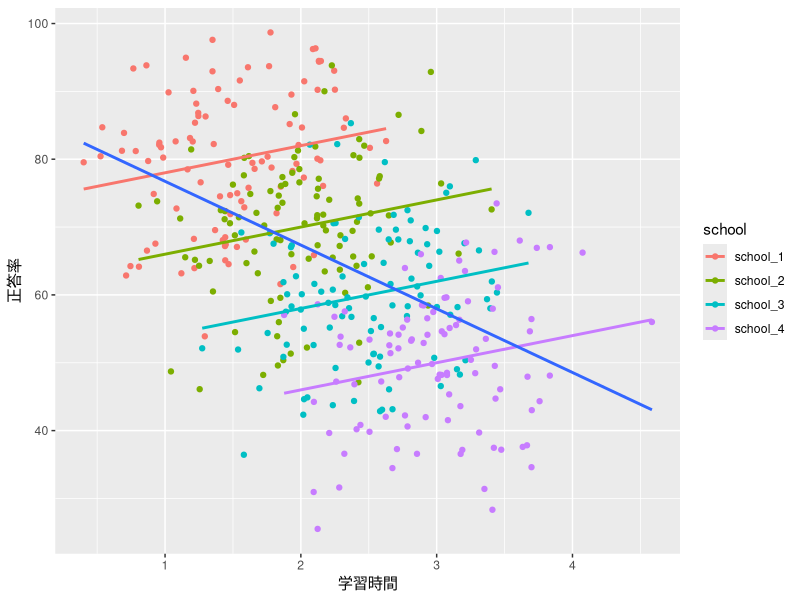
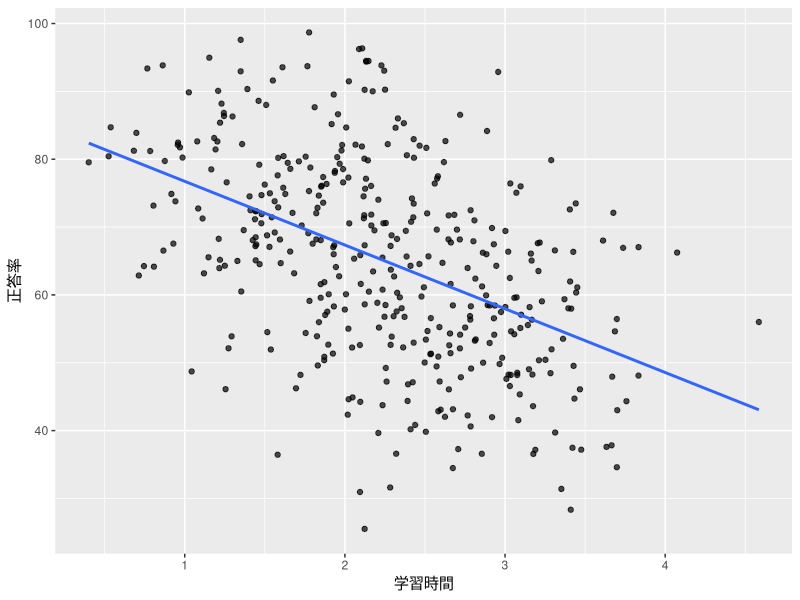
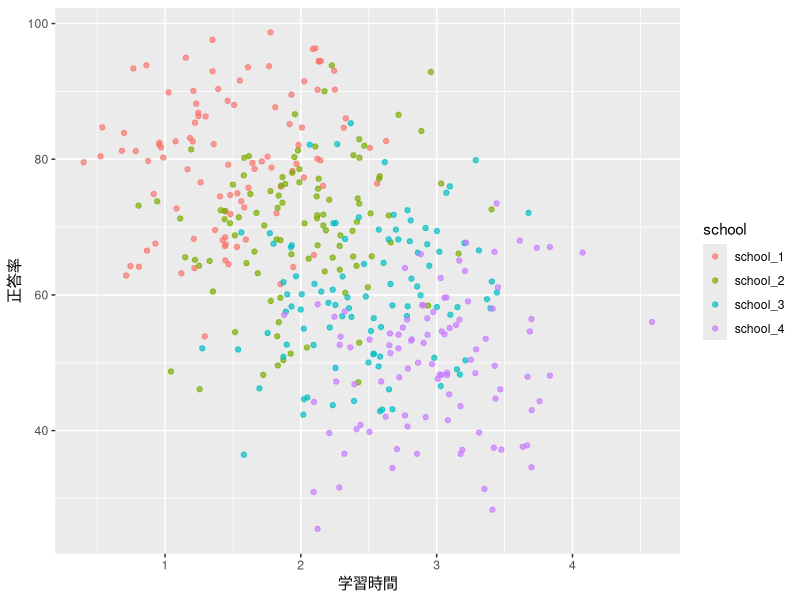
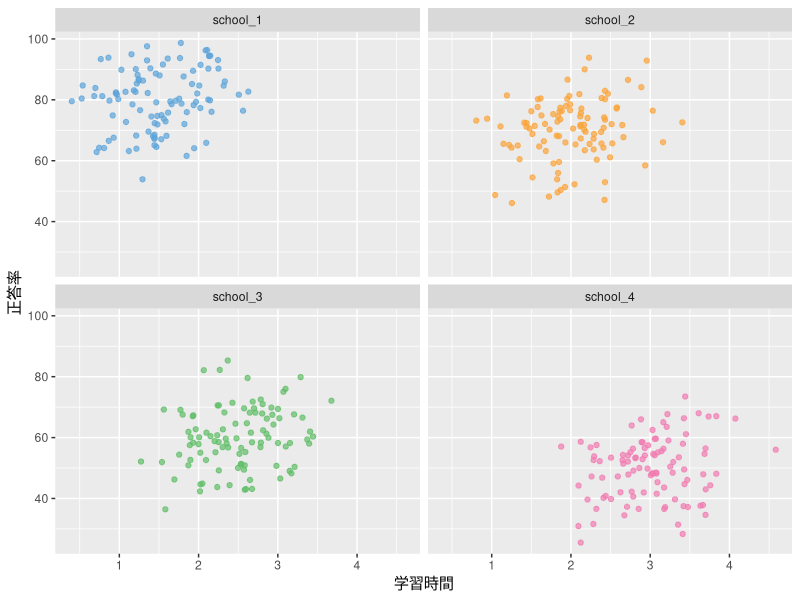
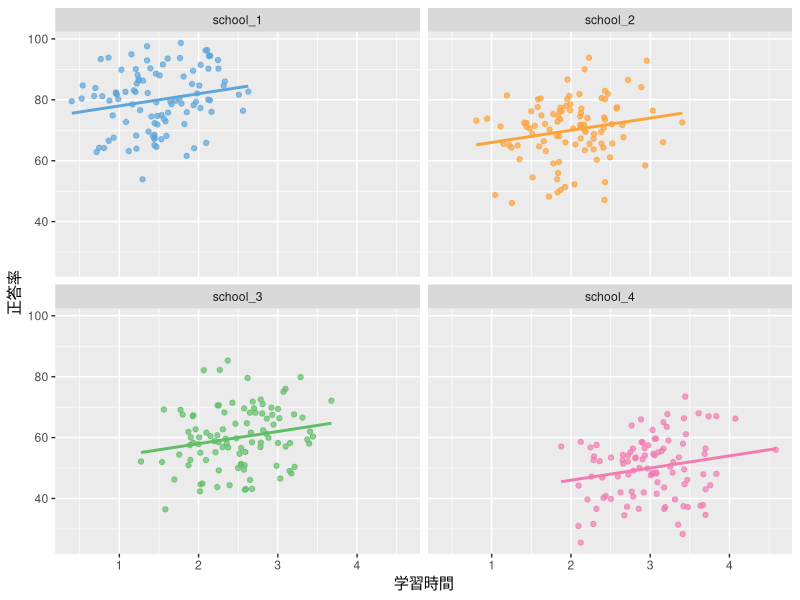
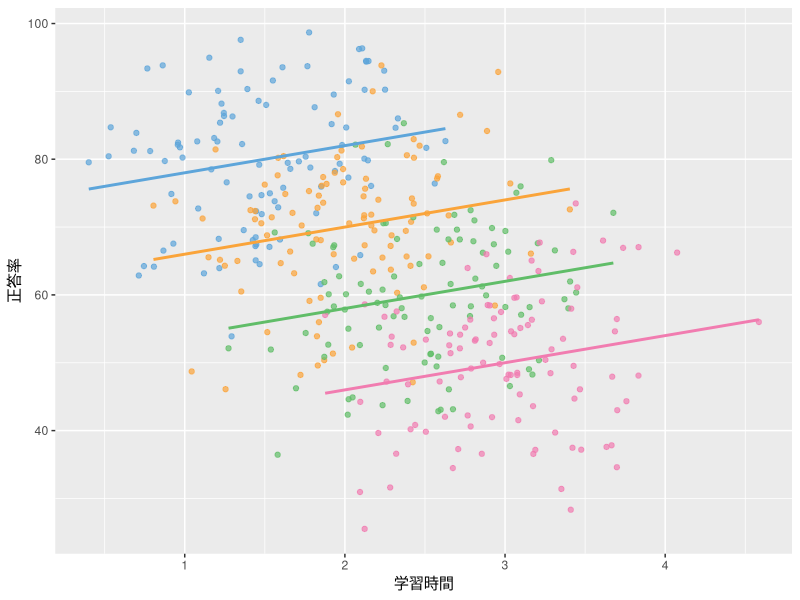

Recreate these plots in R, in order.
library(bayestestR)
library(tidyverse)
library(ggthemes)
set.seed(2)
data <- simulate_simpson(n = 100, groups = 4, r = 0.2, group_prefix = "school_") |> 
  mutate(V2 = (V2 + 9) * 10, V1 = .5 * V1 + 1) |> 
  rename("study_time" = V1, "grade" = V2, "school" = Group)

ggplot(data, aes(x = study_time, y = grade)) +
  geom_point(aes(color = school)) +
  geom_smooth(aes(color = school), method = "lm", se = FALSE) +
  geom_smooth(method = "lm", se = FALSE) +
  labs(x = "学習時間", y = "正答率")

piyopiyo <- function(){
  ggplot(data, aes(x = study_time, y = grade)) +
    geom_point(alpha = .7) +
    labs(x = "学習時間", y = "正答率")
}

piyopiyo() +
  geom_smooth(method = "lm", se = FALSE)

piyopiyo() +
  aes(colour = school)

piyopiyo() +
  aes(colour = school) +
  scale_color_few(guide = "none") +
  facet_wrap(~school)


piyopiyo() +
  aes(colour = school) +
  scale_color_few(guide = "none") +
  facet_wrap(~school) +
  geom_smooth(method = "lm", se = FALSE)

piyopiyo() +
  aes(colour = school) +
  scale_color_few(guide = "none") +
  geom_smooth(method = "lm", se = FALSE)
